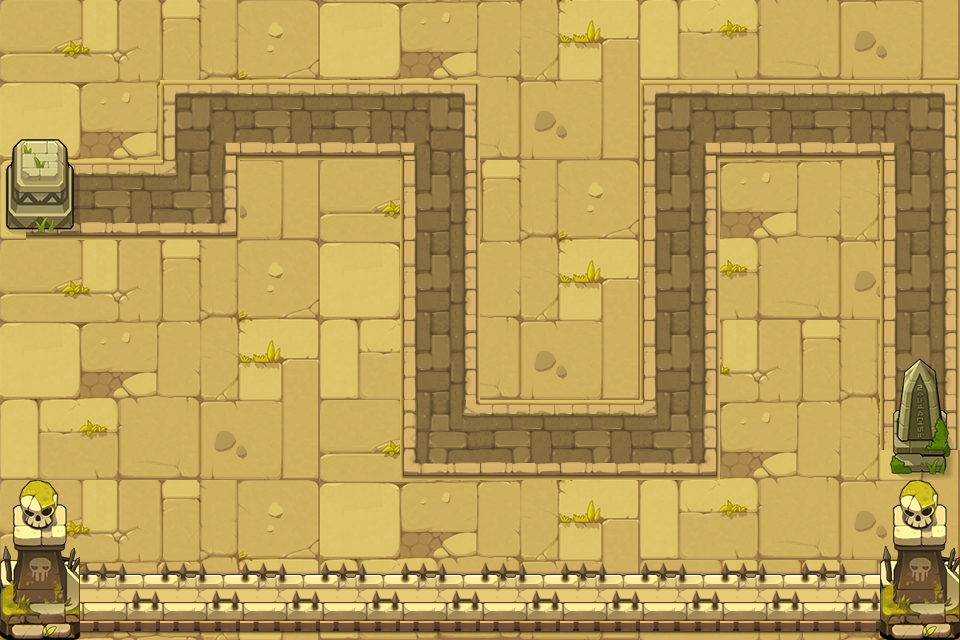

This is a level from a 2D game, rendered from its Tiled map with the project's own tilesets. A one-line summary and the map file follow, with tile-layer data summarised:
An orthogonal 12x8 tile map with 80x80 px tiles, 3 tile layers (background, road, object) and 15 objects (P0, P1, P2, P3, P4, ...).

<map version="1.0" tiledversion="1.0.3" orientation="orthogonal" renderorder="right-down" width="12" height="8" tilewidth="80" tileheight="80" nextobjectid="17">
 <tileset firstgid="1" source="chengshi.tsx" />
 <layer name="background" width="12" height="8">
  <data>[96 cells, 96 non-empty, 12 distinct tile ids]</data>
 </layer>
 <layer name="road" width="12" height="8">
  <data>[96 cells, 25 non-empty, 8 distinct tile ids]</data>
 </layer>
 <layer name="object" width="12" height="8">
  <data>[96 cells, 18 non-empty, 7 distinct tile ids]</data>
 </layer>
 <objectgroup name="path" visible="0">
  <object id="1" name="P0" x="80" y="200" />
  <object id="2" name="P1" x="200" y="200" />
  <object id="3" name="P2" x="200" y="120" />
  <object id="4" name="P3" x="440" y="120" />
  <object id="5" name="P4" x="440" y="440" />
  <object id="6" name="P5" x="680" y="440" />
  <object id="7" name="P6" x="680" y="120" />
  <object id="8" name="P7" x="920" y="120" />
  <object id="9" name="P8" x="920" y="360" />
  <object id="10" name="O0" x="80" y="80" width="80" height="80" />
  <object id="11" name="O1" x="240" y="160" width="160" height="80" />
  <object id="12" name="O2" x="0" y="240" width="400" height="240" />
  <object id="13" name="O3" x="480" y="80" width="160" height="320" />
  <object id="14" name="O4" x="720" y="160" width="160" height="320" />
  <object id="15" name="O5" x="80" y="480" width="800" height="80" />
 </objectgroup>
</map>
